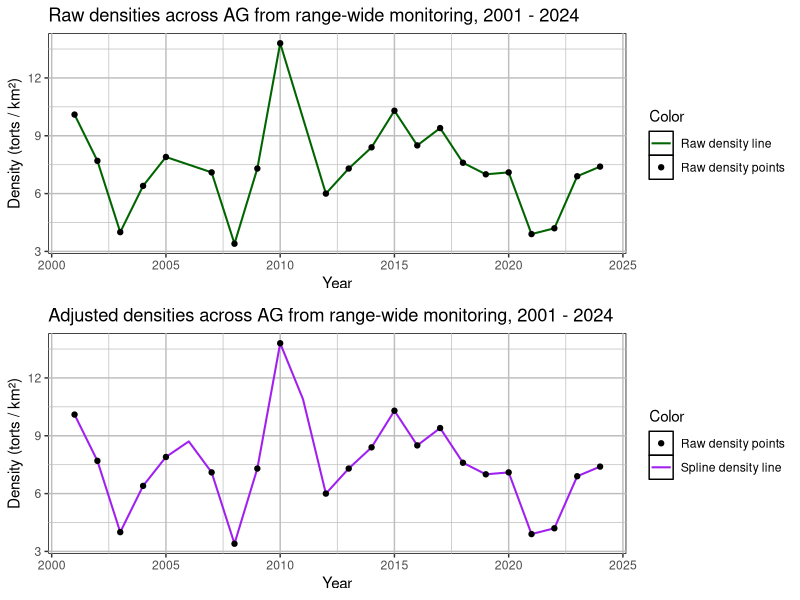
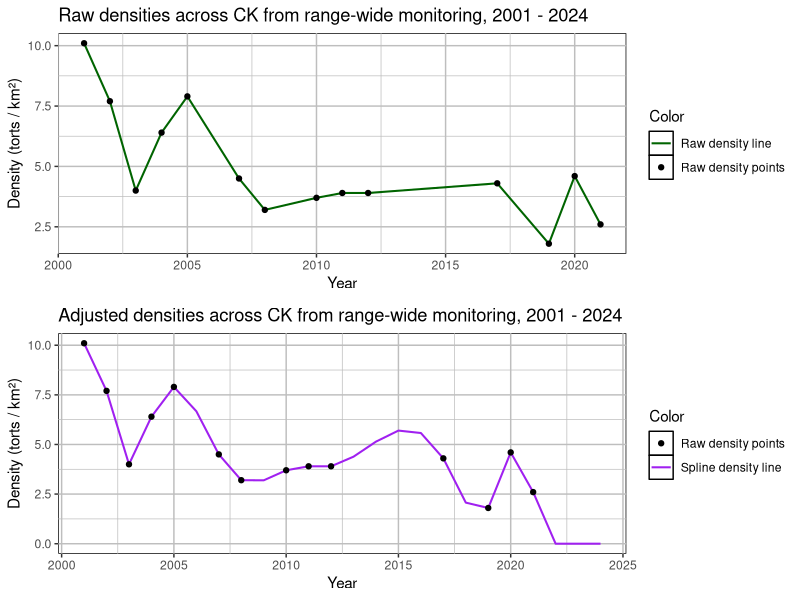
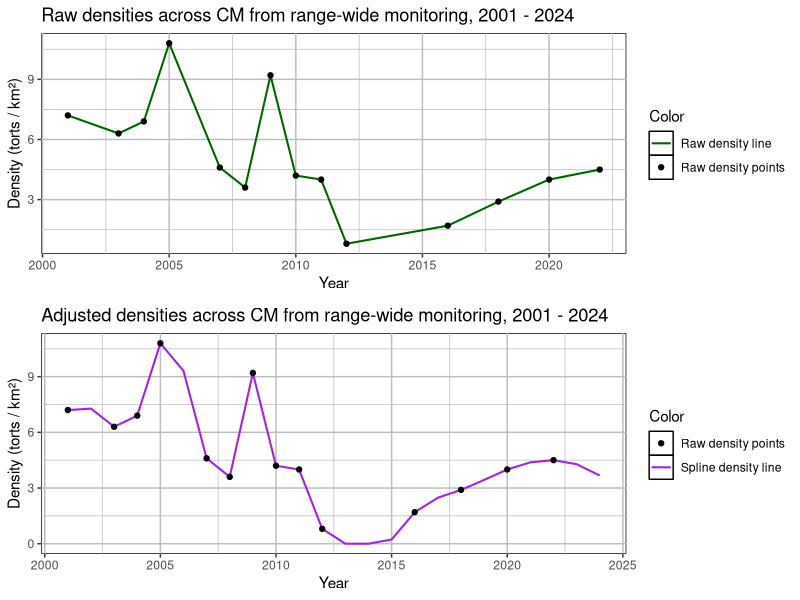
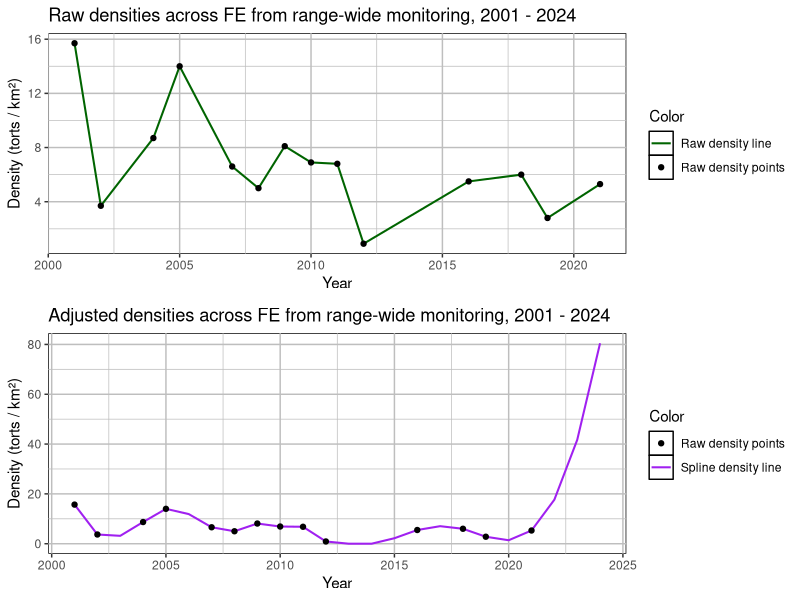
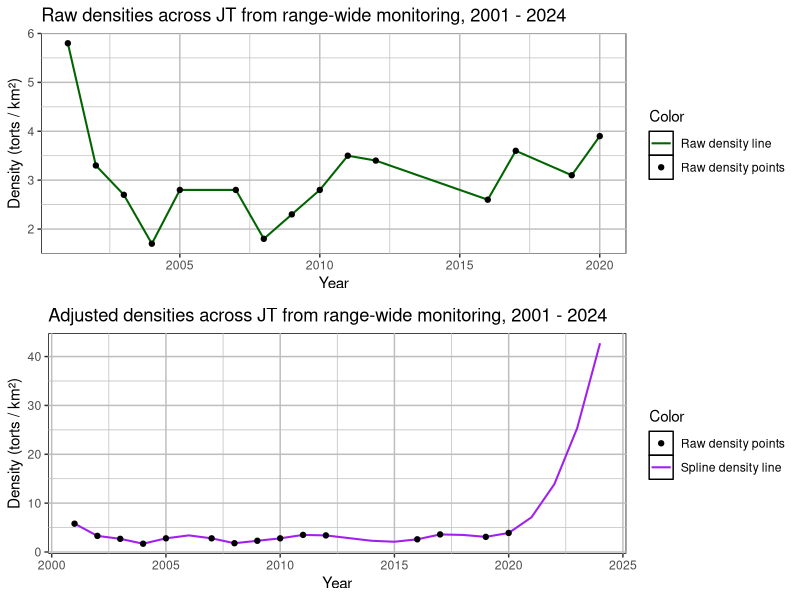
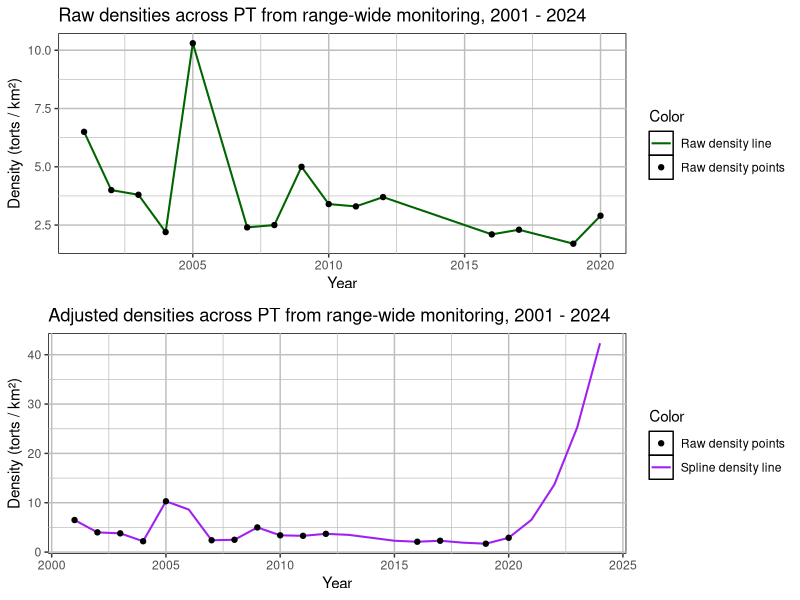
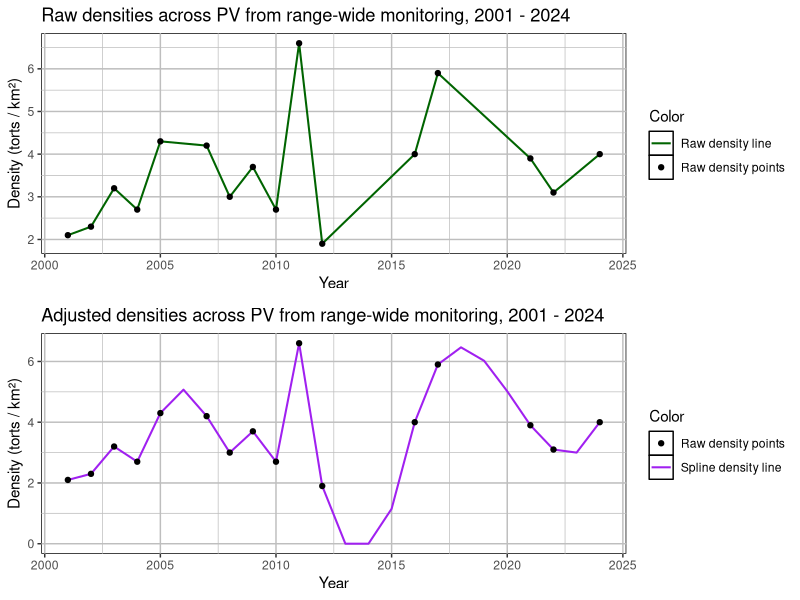
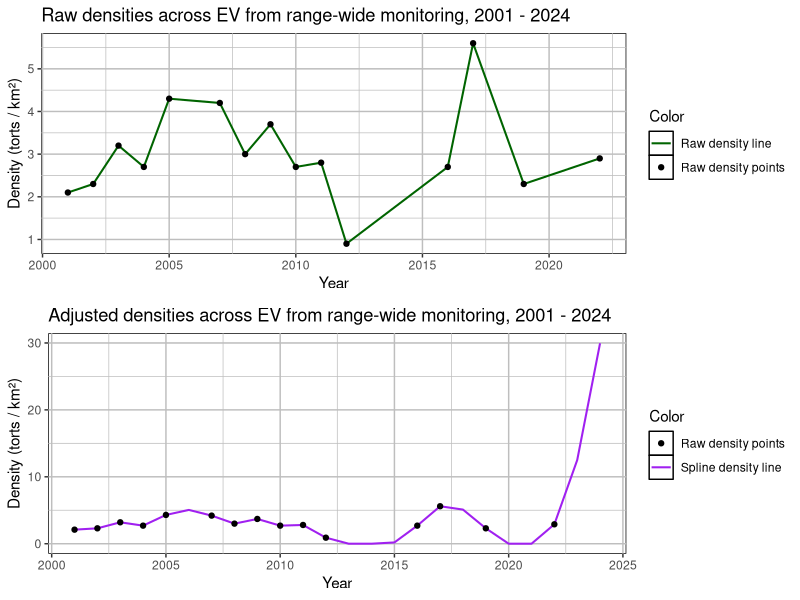

Source code (R) for these figures, in order:
library(dplyr)
library(ggplot2)
library(gridExtra)

############################ SPLINE INTERPOLATION ##############################

# Import data
raw_densities <- read.csv('./data/density/density_data_raw.csv')
strata <- colnames(raw_densities)[colnames(raw_densities) != 'Year']

# Set up adjusted density data frame
adj_densities <- data.frame(matrix(
  nrow = dim(raw_densities)[1],
  ncol = dim(raw_densities)[2]
))
colnames(adj_densities) <- colnames(raw_densities)
adj_densities$Year <- raw_densities$Year

# Prepare to count missing years
num_na <- vector(mode = "list", length = length(strata))
names(num_na) <- strata

# Iterate through strata
for (i in 2:(dim(raw_densities)[2])) {
  
  # Filter data
  ts <- raw_densities[,c(1, i)]
  stratum <- colnames(ts)[2]
  years <- as.matrix(ts)[,1]
  densities <- as.matrix(ts)[,2]
  
  # Count how many missing years there are
  num_na[[stratum]] <- sum(is.na(densities))
  
  # Fit spline function
  fit <- spline(x = years, y = densities, xout = years)$y
  
  # Remove negative values from interpolation
  fit[fit < 0] <- 0
  
  # Add results to dataframe
  adj_densities[stratum] <- lapply(fit, round, 1) |>
    unlist()
  
  # Plot raw densities
  raw_df <- data.frame(years = years, densities = densities) |>
    dplyr::filter(!is.na(densities))
  colors <- c('Raw density line' = 'darkgreen', 'Raw density points' = 'black')
  raw_plot <- ggplot(data = raw_df, aes(x = years)) +
    geom_line(aes(y = densities, color = 'Raw density line'), linewidth = 0.7) + 
    geom_point(aes(y = densities, color = 'Raw density points')) +
    labs(x = 'Year', y = 'Density (torts / km²)', color = 'Color',
         title = paste0('Raw densities across ', stratum, ' from range-wide monitoring, 2001 - 2024')) +
    theme(panel.grid = element_line(color = 'grey'),
          panel.background = element_rect(fill = 'white', colour = 'black')) +
    scale_color_manual(values = colors)
  
  # Plot adjusted densities
  adj_df <- data.frame(years = years, densities = fit, points = densities)
  colors <- c('Spline density line' = 'purple', 'Raw density points' = 'black')
  adj_plot <- ggplot(data = adj_df, aes(x = years)) +
    geom_line(aes(y = densities, color = 'Spline density line'), linewidth = 0.7) + 
    geom_point(aes(y = points, color = 'Raw density points')) +
    labs(x = 'Year', y = 'Density (torts / km²)', color = 'Color',
         title = paste0('Adjusted densities across ', stratum, ' from range-wide monitoring, 2001 - 2024')) +
    theme(panel.grid = element_line(color = 'grey'),
          panel.background = element_rect(fill = 'white', colour = 'black')) +
    scale_color_manual(values = colors)
  
  # Put both plots together
  combined_plot <- grid.arrange(raw_plot, adj_plot, ncol = 1)
  
  # Export
  ggsave(paste0('./figures/spline/splineComparison', stratum, '.png'), 
         combined_plot, width = 8, height = 5, units = 'in')
}

# Clean up
rm(i, ts, stratum, years, densities, fit, adj_df, adj_plot, combined_plot, raw_df, raw_plot)
